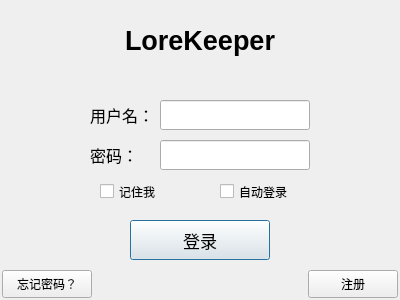
<?xml version="1.0" encoding="UTF-8"?>
<ui version="4.0">
 <class>LoginDialog</class>
 <widget class="QDialog" name="LoginDialog">
  <property name="geometry">
   <rect>
    <x>0</x>
    <y>0</y>
    <width>400</width>
    <height>300</height>
   </rect>
  </property>
  <property name="windowTitle">
   <string>LoginDialog</string>
  </property>
  <property name="modal">
   <bool>false</bool>
  </property>
  <widget class="QLabel" name="App_label">
   <property name="geometry">
    <rect>
     <x>100</x>
     <y>10</y>
     <width>200</width>
     <height>60</height>
    </rect>
   </property>
   <property name="font">
    <font>
     <pointsize>20</pointsize>
     <bold>true</bold>
    </font>
   </property>
   <property name="cursor">
    <cursorShape>ArrowCursor</cursorShape>
   </property>
   <property name="text">
    <string>LoreKeeper</string>
   </property>
   <property name="alignment">
    <set>Qt::AlignCenter</set>
   </property>
  </widget>
  <widget class="QLabel" name="UserName_label">
   <property name="geometry">
    <rect>
     <x>90</x>
     <y>100</y>
     <width>80</width>
     <height>30</height>
    </rect>
   </property>
   <property name="font">
    <font>
     <pointsize>12</pointsize>
    </font>
   </property>
   <property name="text">
    <string>用户名：</string>
   </property>
  </widget>
  <widget class="QLineEdit" name="UserName_lineEdit">
   <property name="geometry">
    <rect>
     <x>160</x>
     <y>100</y>
     <width>150</width>
     <height>30</height>
    </rect>
   </property>
  </widget>
  <widget class="QLabel" name="Password_label">
   <property name="geometry">
    <rect>
     <x>90</x>
     <y>140</y>
     <width>80</width>
     <height>30</height>
    </rect>
   </property>
   <property name="font">
    <font>
     <pointsize>12</pointsize>
    </font>
   </property>
   <property name="text">
    <string>密码：</string>
   </property>
  </widget>
  <widget class="QLineEdit" name="Password_lineEdit">
   <property name="geometry">
    <rect>
     <x>160</x>
     <y>140</y>
     <width>150</width>
     <height>30</height>
    </rect>
   </property>
   <property name="echoMode">
    <enum>QLineEdit::Password</enum>
   </property>
  </widget>
  <widget class="QCheckBox" name="Remember_checkBox">
   <property name="geometry">
    <rect>
     <x>100</x>
     <y>180</y>
     <width>98</width>
     <height>23</height>
    </rect>
   </property>
   <property name="text">
    <string>记住我</string>
   </property>
  </widget>
  <widget class="QCheckBox" name="AutoLogin_checkBox">
   <property name="geometry">
    <rect>
     <x>220</x>
     <y>180</y>
     <width>98</width>
     <height>23</height>
    </rect>
   </property>
   <property name="text">
    <string>自动登录</string>
   </property>
  </widget>
  <widget class="QPushButton" name="Login_pushButton">
   <property name="geometry">
    <rect>
     <x>130</x>
     <y>220</y>
     <width>140</width>
     <height>40</height>
    </rect>
   </property>
   <property name="font">
    <font>
     <family>微软雅黑</family>
     <pointsize>13</pointsize>
     <bold>false</bold>
    </font>
   </property>
   <property name="text">
    <string>登录</string>
   </property>
   <property name="default">
    <bool>true</bool>
   </property>
  </widget>
  <widget class="QPushButton" name="Gegister_pushButton">
   <property name="geometry">
    <rect>
     <x>308</x>
     <y>270</y>
     <width>90</width>
     <height>28</height>
    </rect>
   </property>
   <property name="text">
    <string>注册</string>
   </property>
  </widget>
  <widget class="QPushButton" name="Forgot_pushButton">
   <property name="geometry">
    <rect>
     <x>2</x>
     <y>270</y>
     <width>90</width>
     <height>28</height>
    </rect>
   </property>
   <property name="text">
    <string>忘记密码？</string>
   </property>
  </widget>
 </widget>
 <resources/>
 <connections/>
</ui>
